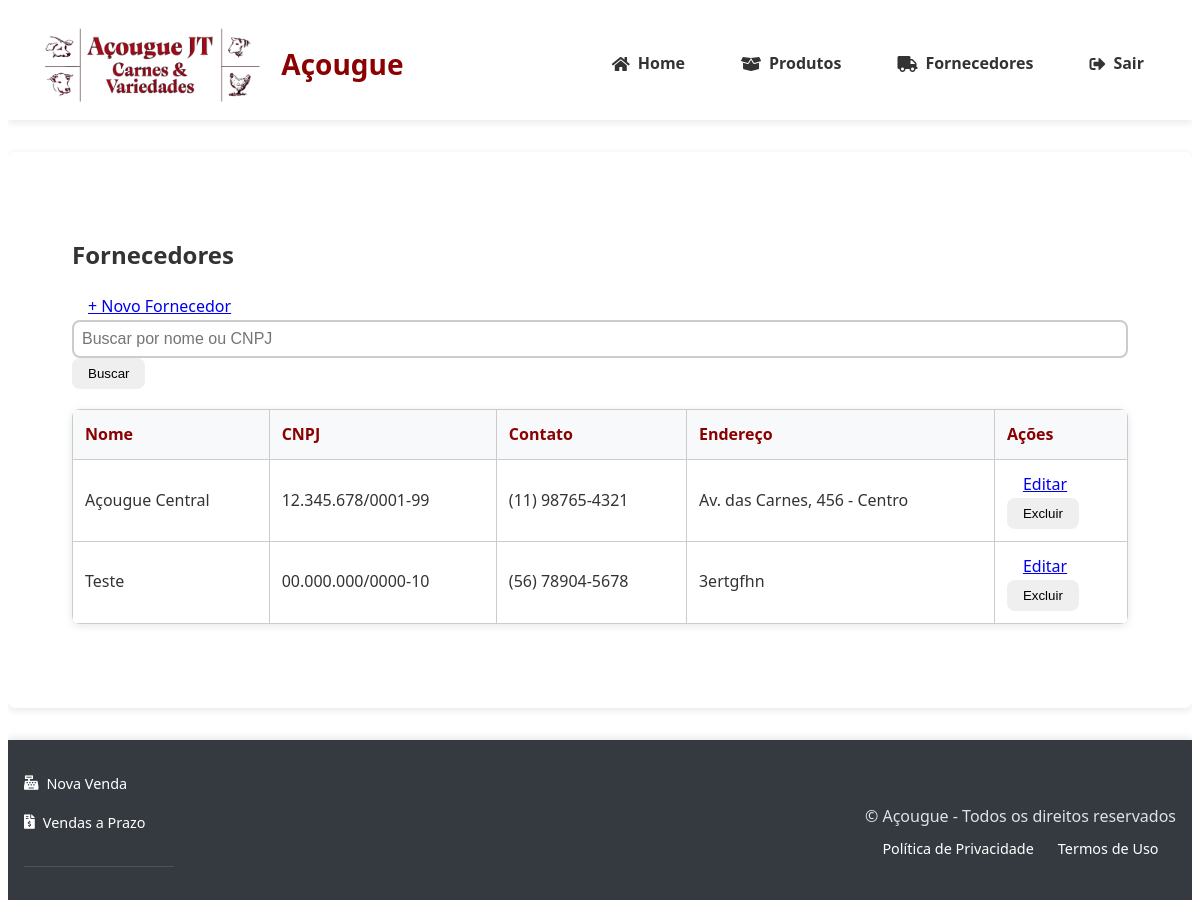
Page /fornecedores (signed in) on the earlier database version.
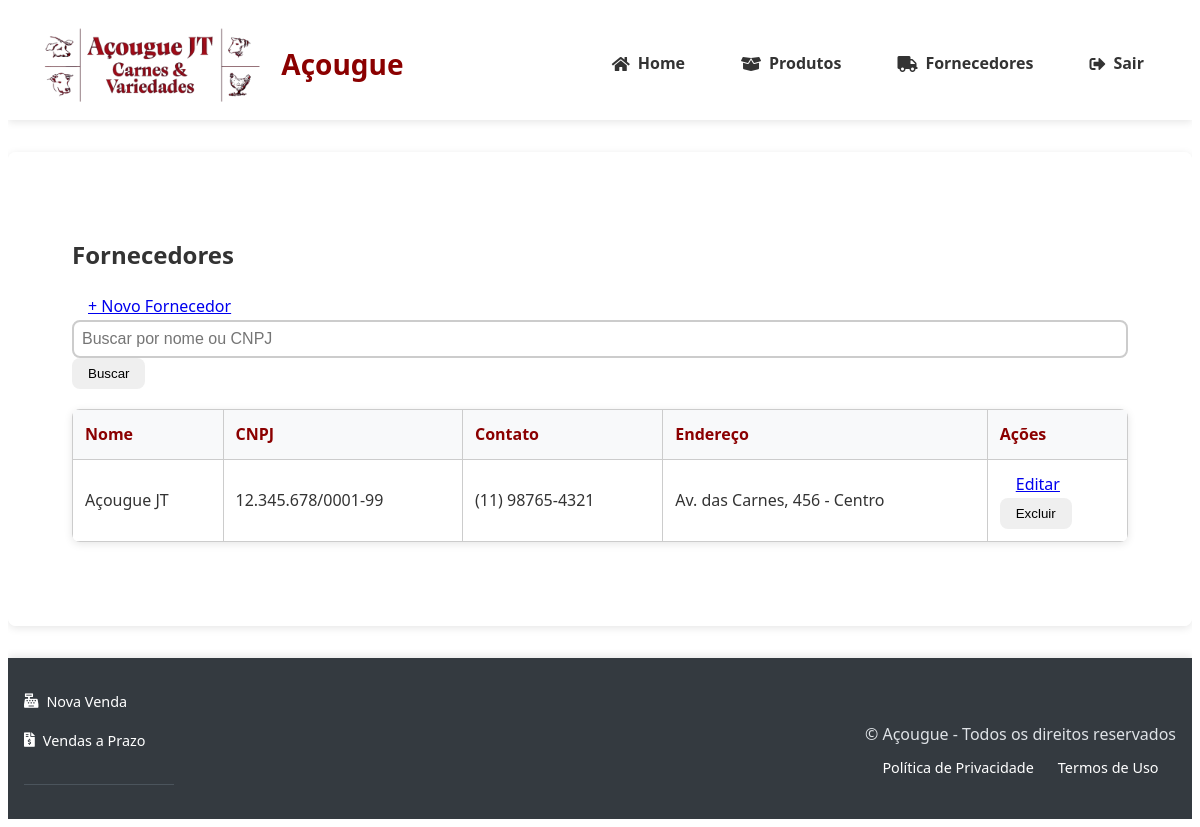
Same page on the later database version.
### tables this page shows
CREATE TABLE fornecedores (
                id INTEGER PRIMARY KEY AUTOINCREMENT,
                nome TEXT NOT NULL,
                cnpj TEXT UNIQUE NOT NULL,
                contato TEXT NOT NULL,
                endereco TEXT
            );

### app.py (the view)
@app.route('/fornecedores')
@login_required
@role_required('gerente')
def listar_fornecedores():
    search = request.args.get('search', '')
    fornecedores = get_fornecedores(search=search)
    return render_template('fornecedores/listar.html', fornecedores=fornecedores)

### banco_dados.py (called while the page is built)
@contextmanager
def get_db_connection():
    conn = sqlite3.connect(DB_PATH)
    conn.row_factory = sqlite3.Row
    conn.execute("PRAGMA foreign_keys = ON")
    try:
        yield conn
    finally:
        conn.close()

def get_fornecedores(search=None):
    with get_db_connection() as conn:
        cursor = conn.cursor()
        query = "SELECT * FROM fornecedores"
        params = []
        if search:
            query += " WHERE nome LIKE ? OR cnpj LIKE ?"
            search_term = f"%{search}%"
            params.extend([search_term, search_term])
        query += " ORDER BY nome"
        cursor.execute(query, params)
        return [dict(row) for row in cursor.fetchall()]

### templates/fornecedores/listar.html (shortened to what this page needs)
{% extends "base.html" %}
{% block content %}
<div class="container mt-4">
    <h2>Fornecedores</h2>
    <div class="d-flex justify-content-between mb-3">
        <a href="{{ url_for('novo_fornecedor') }}" class="btn btn-success">
            + Novo Fornecedor
        </a>
        <form method="GET" class="d-flex">
            <input type="text" name="search" class="form-control me-2"
                   placeholder="Buscar por nome ou CNPJ" value="{{ request.args.get('search', '') }}">
            <button type="submit" class="btn btn-primary">Buscar</button>
        </form>
    </div>
    <table class="table table-striped">
        <thead>
            <tr>
                <th>Nome</th>
                <th>CNPJ</th>
                <th>Contato</th>
                <th>Endereço</th>
                <th>Ações</th>
            </tr>
        </thead>
        <tbody>
            {% for f in fornecedores %}
            <tr>
                <td>{{ f.nome }}</td>
                <td>{{ f.cnpj }}</td>
                <td>{{ f.contato }}</td>
                <td>{{ f.endereco or '–' }}</td>
                <td>
                    <a href="{{ url_for('editar_fornecedor', id=f.id) }}"
                       class="btn btn-sm btn-warning">Editar</a>
                    <form method="POST" action="{{ url_for('excluir_fornecedor', id=f.id) }}"
                          class="d-inline">
                        <button type="submit" class="btn btn-sm btn-danger"
                                onclick="return confirm('Tem certeza?')">Excluir</button>
                    </form>
                </td>
            </tr>
            {% else %}
            <tr>
                <td colspan="5" class="text-center">Nenhum fornecedor encontrado</td>
            </tr>
            {% endfor %}
        </tbody>
    </table>
</div>
{% endblock %}

Differences in the rows shown:
removed fornecedores: nome "Teste", cnpj "00.000.000/0000-10", contato "(56) 78904-5678", endereco "3ertgfhn"
changed fornecedores "Av. das Carnes, 456 - Centro": nome "Açougue Central" → "Açougue JT"
